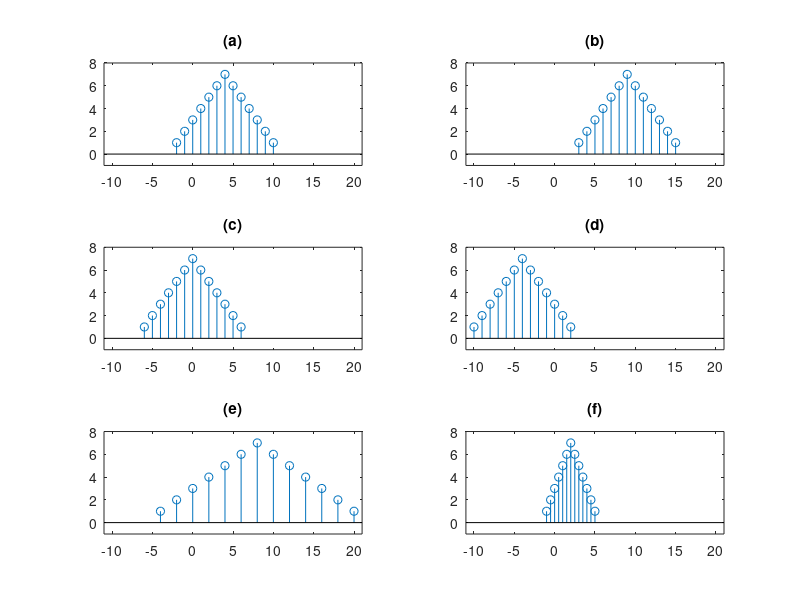

Recreate this plot in MATLAB.
n =-2:10;
x = [1:7, 6:-1:1];

subplot(321)
stem(n,x);
title('(a)')
axis([-11 21 -1 8])

subplot(322)
stem(n+5,x)
title('(b)')
axis([-11 21 -1 8])

subplot(323)
stem(n-4,x)
title('(c)')
axis([-11 21 -1 8])

subplot(324)
stem(-n,x)
title('(d)')
axis([-11 21 -1 8])

subplot(325)
stem(2*n,x)
title('(e)')
axis([-11 21 -1 8])

subplot(326)
stem(n/2,x)
title('(f)')
axis([-11 21 -1 8])